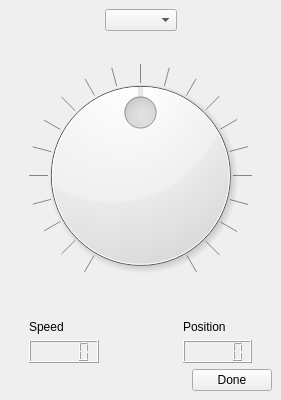
<?xml version="1.0" encoding="UTF-8"?>
<ui version="4.0">
 <class>DialSpeed</class>
 <widget class="QMainWindow" name="DialSpeed">
  <property name="geometry">
   <rect>
    <x>0</x>
    <y>0</y>
    <width>281</width>
    <height>400</height>
   </rect>
  </property>
  <property name="sizePolicy">
   <sizepolicy hsizetype="Preferred" vsizetype="Preferred">
    <horstretch>0</horstretch>
    <verstretch>0</verstretch>
   </sizepolicy>
  </property>
  <property name="minimumSize">
   <size>
    <width>200</width>
    <height>200</height>
   </size>
  </property>
  <property name="windowTitle">
   <string>Speed Dialer</string>
  </property>
  <widget class="QWidget" name="centralwidget">
   <layout class="QVBoxLayout" name="verticalLayout">
    <item>
     <layout class="QGridLayout" name="gridLayout">
      <property name="sizeConstraint">
       <enum>QLayout::SetNoConstraint</enum>
      </property>
      <item row="0" column="2">
       <widget class="QComboBox" name="comboBox">
        <property name="toolTip">
         <string>Select Motor Axis for this Dial</string>
        </property>
       </widget>
      </item>
      <item row="1" column="1" colspan="3">
       <widget class="QDial" name="dial">
        <property name="sizePolicy">
         <sizepolicy hsizetype="Preferred" vsizetype="Preferred">
          <horstretch>0</horstretch>
          <verstretch>0</verstretch>
         </sizepolicy>
        </property>
        <property name="maximum">
         <number>1000</number>
        </property>
        <property name="sliderPosition">
         <number>500</number>
        </property>
        <property name="notchTarget">
         <double>50.000000000000000</double>
        </property>
        <property name="notchesVisible">
         <bool>true</bool>
        </property>
       </widget>
      </item>
      <item row="0" column="3">
       <spacer name="horizontalSpacer_4">
        <property name="orientation">
         <enum>Qt::Horizontal</enum>
        </property>
        <property name="sizeHint" stdset="0">
         <size>
          <width>40</width>
          <height>20</height>
         </size>
        </property>
       </spacer>
      </item>
      <item row="0" column="1">
       <spacer name="horizontalSpacer_3">
        <property name="orientation">
         <enum>Qt::Horizontal</enum>
        </property>
        <property name="sizeHint" stdset="0">
         <size>
          <width>40</width>
          <height>20</height>
         </size>
        </property>
       </spacer>
      </item>
      <item row="3" column="1">
       <widget class="QLCDNumber" name="lcdNumber"/>
      </item>
      <item row="3" column="3">
       <widget class="QLCDNumber" name="lcdNumber_3"/>
      </item>
      <item row="2" column="1">
       <widget class="QLabel" name="label">
        <property name="text">
         <string>Speed</string>
        </property>
       </widget>
      </item>
      <item row="2" column="3">
       <widget class="QLabel" name="label_2">
        <property name="text">
         <string>Position</string>
        </property>
       </widget>
      </item>
      <item row="1" column="4">
       <spacer name="verticalSpacer">
        <property name="orientation">
         <enum>Qt::Vertical</enum>
        </property>
        <property name="sizeHint" stdset="0">
         <size>
          <width>20</width>
          <height>40</height>
         </size>
        </property>
       </spacer>
      </item>
      <item row="1" column="0">
       <spacer name="verticalSpacer_2">
        <property name="orientation">
         <enum>Qt::Vertical</enum>
        </property>
        <property name="sizeHint" stdset="0">
         <size>
          <width>20</width>
          <height>40</height>
         </size>
        </property>
       </spacer>
      </item>
     </layout>
    </item>
    <item>
     <layout class="QHBoxLayout" name="horizontalLayout">
      <item>
       <spacer name="horizontalSpacer_5">
        <property name="orientation">
         <enum>Qt::Horizontal</enum>
        </property>
        <property name="sizeHint" stdset="0">
         <size>
          <width>40</width>
          <height>20</height>
         </size>
        </property>
       </spacer>
      </item>
      <item>
       <widget class="QPushButton" name="pushButton">
        <property name="text">
         <string>Done</string>
        </property>
       </widget>
      </item>
     </layout>
    </item>
   </layout>
  </widget>
 </widget>
 <resources/>
 <connections/>
</ui>
